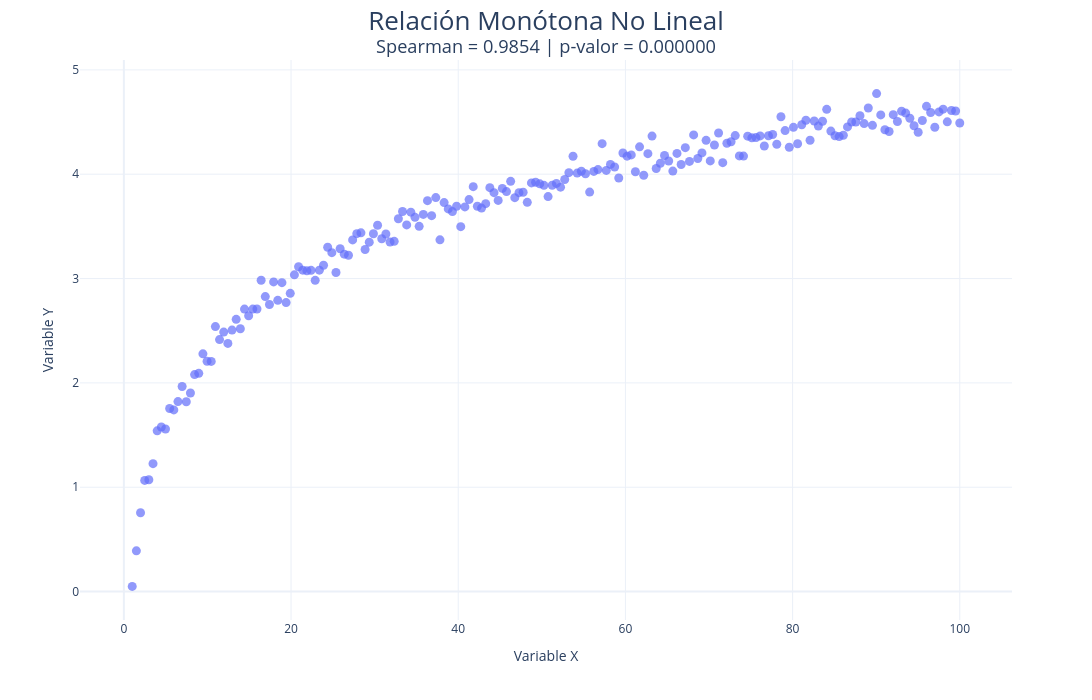

Notebook code cell kept with this figure:
### Code cell
# Gráfica #

# CORRELACIÓN SPEARMAN
corr,p_valor = spearmanr(x,y)

print(f"Correlación Spearman: {corr:.4f}")
print(f"p-valor: {p_valor:.6f}")

# SCATTER INTERACTIVO
fig = px.scatter(
    x=x,
    y=y,
    opacity=0.70
)

fig.update_traces(
    marker=dict(size=9),
    hovertemplate=
    '<b>X</b>: %{x}<br>' +
    '<b>Y</b>: %{y}<extra></extra>'
)

# LAYOUT
fig.update_layout(
    template='plotly_white',
    title={
        'text':
        'Relación Monótona No Lineal'
        f'<br><sup>Spearman = {corr:.4f} | p-valor = {p_valor:.6f}</sup>',
        'x':0.5,
        'font':{'size':26}
    },
    xaxis_title='Variable X',
    yaxis_title='Variable Y',
    width=1100,
    height=700
)

fig.show()

### Figure 1 — Plotly figure (JSON) as saved in the notebook; plotly's stock layout.template omitted (floating-point values rounded to 4 significant figures; data arrays with more than 128 entries replaced by an {"elided": "..."} marker saying what was removed)
{"data": [{"hovertemplate": "<b>X</b>: %{x}<br><b>Y</b>: %{y}<extra></extra>", "legendgroup": "", "marker": {"color": "#636efa", "opacity": 0.7, "size": 9, "symbol": "circle"}, "mode": "markers", "name": "", "orientation": "v", "showlegend": false, "type": "scatter", "x": {"elided": "200 float values"}, "xaxis": "x", "y": {"elided": "200 float values"}, "yaxis": "y"}], "layout": {"height": 700, "legend": {"tracegroupgap": 0}, "margin": {"t": 60}, "title": {"font": {"size": 26}, "text": "Relación Monótona No Lineal<br><sup>Spearman = 0.9854 | p-valor = 0.000000</sup>", "x": 0.5}, "width": 1100, "xaxis": {"anchor": "y", "domain": [0, 1], "title": {"text": "Variable X"}}, "yaxis": {"anchor": "x", "domain": [0, 1], "title": {"text": "Variable Y"}}}}
